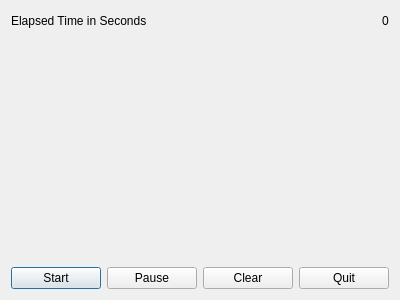
<?xml version="1.0" encoding="UTF-8"?>
<ui version="4.0">
 <class>Dialog</class>
 <widget class="QDialog" name="Dialog">
  <property name="geometry">
   <rect>
    <x>0</x>
    <y>0</y>
    <width>400</width>
    <height>300</height>
   </rect>
  </property>
  <property name="windowTitle">
   <string>Dialog</string>
  </property>
  <layout class="QVBoxLayout" name="verticalLayout">
   <item>
    <layout class="QHBoxLayout" name="horizontalLayout">
     <item>
      <widget class="QLabel" name="label">
       <property name="text">
        <string>Elapsed Time in Seconds</string>
       </property>
      </widget>
     </item>
     <item>
      <spacer name="horizontalSpacer">
       <property name="orientation">
        <enum>Qt::Horizontal</enum>
       </property>
       <property name="sizeHint" stdset="0">
        <size>
         <width>40</width>
         <height>20</height>
        </size>
       </property>
      </spacer>
     </item>
     <item>
      <widget class="QLabel" name="timerLabel">
       <property name="text">
        <string>0</string>
       </property>
       <property name="alignment">
        <set>Qt::AlignCenter</set>
       </property>
      </widget>
     </item>
    </layout>
   </item>
   <item>
    <spacer name="verticalSpacer">
     <property name="orientation">
      <enum>Qt::Vertical</enum>
     </property>
     <property name="sizeHint" stdset="0">
      <size>
       <width>20</width>
       <height>215</height>
      </size>
     </property>
    </spacer>
   </item>
   <item>
    <layout class="QHBoxLayout" name="horizontalLayout_2">
     <item>
      <widget class="QPushButton" name="startButton">
       <property name="text">
        <string>Start</string>
       </property>
      </widget>
     </item>
     <item>
      <widget class="QPushButton" name="pauseButton">
       <property name="text">
        <string>Pause</string>
       </property>
      </widget>
     </item>
     <item>
      <widget class="QPushButton" name="clearButton">
       <property name="text">
        <string>Clear</string>
       </property>
      </widget>
     </item>
     <item>
      <widget class="QPushButton" name="quitButton">
       <property name="text">
        <string>Quit</string>
       </property>
      </widget>
     </item>
    </layout>
   </item>
  </layout>
 </widget>
 <layoutdefault spacing="6" margin="11"/>
 <resources/>
 <connections/>
</ui>
